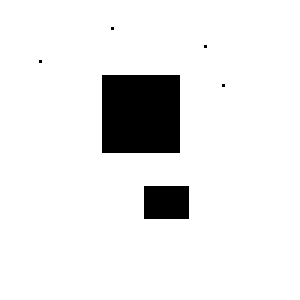
%> input picture practice-4/images/square-noise.bmp, 100 x 100 px (shown 3 times larger)
$ octave task_3.m   (GNU Octave 9; MATLAB toolbox functions it lacks are replaced by stand-ins)
%> lines starting %> are read from the running program, lines starting %| are printed output that depends on the picture; in (x1, y1, x2, y2) boxes, pixels count from 0 and x2, y2 are one past the last pixel; in counts of white or black regions, pixels touching at a corner belong together; the program's own positions count from 1
### practice-4/blobDetector.m
function labelArea = blobDetector(dstImage)
% 检测出dstImage中的每个连通区域（blob），并为每个blob贴上相同的标签；
% 最后根据每个标签计算出对应blob的面积，存到一个一维数组labelArea中。

[height,width,~]=size(dstImage);
label = 0;
for i=2:height
    for j=2:width
        % 如果当前像素为黑色
        if dstImage(i,j)==0
            % 如果该像素点的左上下面都没标签
            if ((dstImage(i,j-1)==0 || dstImage(i,j-1)==255) && ...
                (dstImage(i-1,j)==0 || dstImage(i-1,j)==255) && ...
                (dstImage(i,j+1)==0 || dstImage(i,j+1)==255) && ...
                (dstImage(i+1,j)==0 || dstImage(i+1,j)==255))
                % 则将标签数+1，并赋给该像素点
                label = label + 1;
                dstImage(i,j)=label;

            % 如果该像素点的左边有标签，则将此标签值赋给该像素点
            elseif (dstImage(i,j-1)~=0 && dstImage(i,j-1)~=255)
                dstImage(i,j) = dstImage(i,j-1);

            % 如果该像素点的上面有标签，则将此标签值赋给该像素点
            elseif (dstImage(i-1,j)~=0 && dstImage(i-1,j)~=255)
                dstImage(i,j) = dstImage(i-1,j);

            % 如果该像素点的右边有标签，则将此标签值赋给该像素点
            elseif (dstImage(i,j+1)~=0 && dstImage(i,j+1)~=255)
                dstImage(i,j) = dstImage(i,j+1);

            % 如果该像素点的下面有标签，则将此标签值赋给该像素点
            elseif (dstImage(i+1,j)~=0 && dstImage(i+1,j)~=255)
                dstImage(i,j) = dstImage(i+1,j);
            end
        end
    end
end

for i=height:-1:2
    for j=width:-1:2
        % 如果该像素点有标签
        if (dstImage(i,j)~=0 && dstImage(i,j)~=255)

            % 如果该像素点的左边有标签，则将左边标签赋值给当前像素点
            if (dstImage(i,j-1)~=0 && dstImage(i,j-1)~=0)
                dstImage(i,j)=dstImage(i,j-1);

            % 如果该像素点的上边有标签，则将上边标签赋值给当前像素点
            elseif (dstImage(i-1,j)~=0 && dstImage(i-1,j)~=0)
                dstImage(i,j)=dstImage(i-1,j);

            % 如果该像素点的右边有标签，则将右边标签赋值给当前像素点
            elseif (dstImage(i,j+1)~=0 && dstImage(i,j+1)~=0)
                dstImage(i,j)=dstImage(i,j+1);
            % 如果该像素点的下边有标签，则将下边标签赋值给当前像素点
            elseif (dstImage(i+1,j)~=0 && dstImage(i+1,1)~=0)
                dstImage(i,j)=dstImage(i+1,j);
            end
        end

    end
end

labelArea = zeros(1, 254);

for i=1:height
    for j=1:width
        if (dstImage(i,j)~=0 && dstImage(i,j)~=255)
            pixelVal = dstImage(i,j);
            labelArea(1,pixelVal) = labelArea(1,pixelVal) + 1;
        end
    end
end

end

### practice-4/task_3.m
%% 初始化
close all;
clear;
clc;

%% 读取原图并灰度化处理
srcImage = imread("images/square-noise.bmp");
%> srcImage is the input picture: size 100x100x3 uint8; 91.5% white; 6 black regions (4 under 20 px), largest, box (x1, y1, x2, y2) and area: (34, 25, 60, 51) 676, (48, 62, 63, 73) 165
figure(1); imshow(srcImage); title("1 方块噪声原图");
grayImage = rgb2gray(srcImage);
figure(2); imshow(grayImage); title("2 方块噪声灰度图");

%% 高斯滤波
gaussFiltImage = imgaussfilt(grayImage,0.5);    %0.5：高斯核函数的标准差
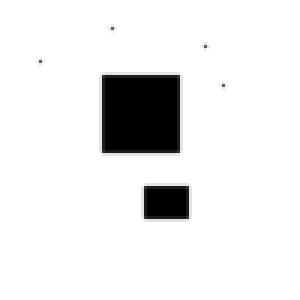
%> gaussFiltImage: size 100x100 uint8 (shown 3 times larger); min 0, max 255, mean 233.5
figure(3); imshow(gaussFiltImage); title("3 方块-高斯滤波效果图");

%% 计算直方图 & 阈值分割
figure(4); imhist(gaussFiltImage); title("4 方块直方图（高斯滤波后）");
%> after `title("4 方块直方图（高斯滤波后）")`:
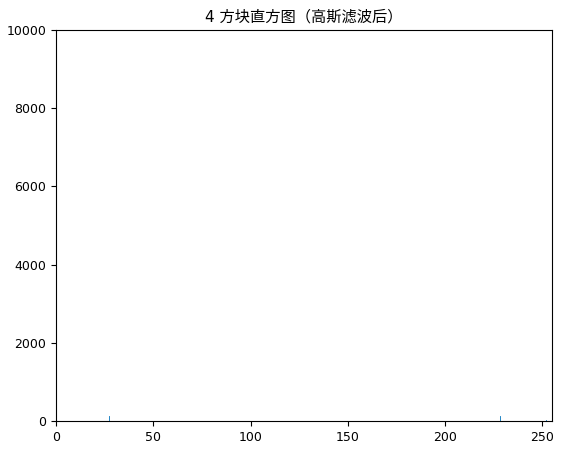
%> figure redrawn from the program's plot data; highest point at x = 255, y = 8959

[height,width,~] = size(gaussFiltImage);
%> height = 100; width = 100
for i=1:height
    for j=1:width
        if (gaussFiltImage(i,j) > 60)
            gaussFiltImage(i,j) = 255;
        else
            gaussFiltImage(i,j) = 0;
        end
    end
end
figure(5); imshow(gaussFiltImage); title("5 方块-阈值分割效果图");

%% 检测blobs并计算其面积
labelArea = blobDetector(gaussFiltImage);
%> after the loop in blobDetector, `for i=2:height`: dstImage: size 100x100 uint8; min 1, max 255, mean 233.7
%> after the loop in blobDetector, `for i=2:height`: label = 2
%> after the loop in blobDetector, `for i=height:-1:2`:
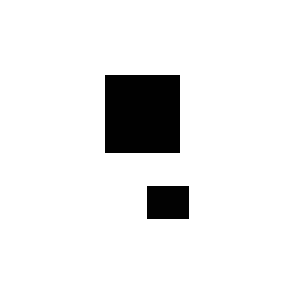
%> dstImage: size 100x100 uint8 (shown 3 times larger); min 1, max 255, mean 234.6
%> after the loop in blobDetector, `for i=1:height`: labelArea = 254 values, max 650 at index 1, min 0 at index 3, mean 3.17; pixelVal = 2

for i=1:size(labelArea,2)
    if labelArea(1,i)~=0
        fprintf("第%d个blob的面积为：%d\n",i,labelArea(1,i));
    end
end
%> this loop made 254 passes
%| 第1个blob的面积为：650
%| 第2个blob的面积为：154

$ run again, with practice-4/images/circles.bmp copied over practice-4/images/square-noise.bmp
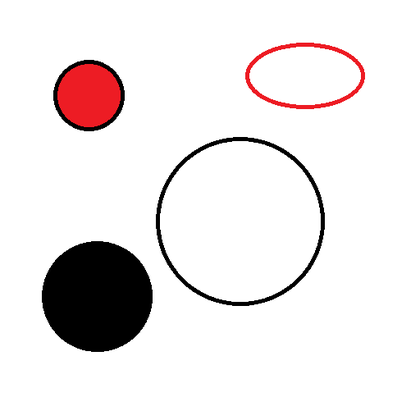
%> input picture practice-4/images/circles.bmp, 420 x 420 px, shrunk from 512 x 512 before the run
%> srcImage is the input picture: size 420x420x3 uint8; mean R, G, B 236.4, 231.2, 231.4
%> after the loop `for i=1:height`:
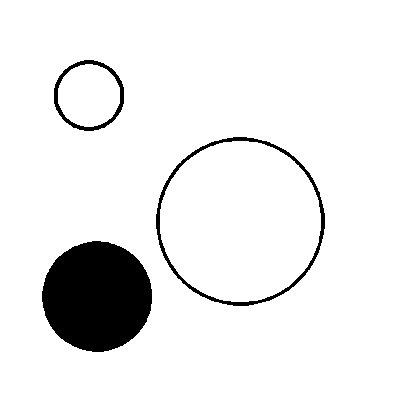
%> gaussFiltImage: size 420x420 uint8; 93.1% white; 3 black regions, box (x1, y1, x2, y2) and area: (42, 241, 152, 352) 9514, (156, 137, 325, 306) 1775, (54, 60, 124, 131) 825
%> after the loop in blobDetector, `for i=2:height`: label = 167
%> after the loop in blobDetector, `for i=height:-1:2`:
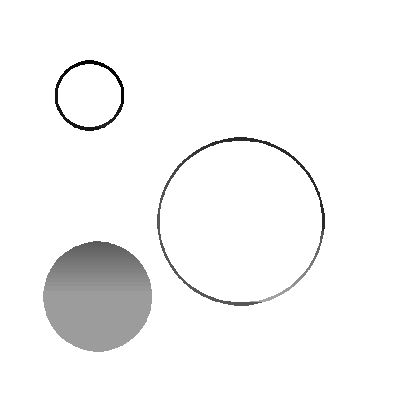
%> dstImage: size 420x420 uint8; min 1, max 255, mean 246.7
%> after the loop in blobDetector, `for i=1:height`: labelArea = 254 values, max 5312 at index 156, min 0 at index 168, mean 45.43; pixelVal = 156
%> the loop `for i=1:size(labelArea,2)` made 254 passes
%| 第1个blob的面积为：9
%| 第2个blob的面积为：17
%| 第3个blob的面积为：23
%| 第4个blob的面积为：189
%| 第5个blob的面积为：11
%> (further printed lines are left out)

$ run again, with practice-4/images/tixing.bmp copied over practice-4/images/square-noise.bmp
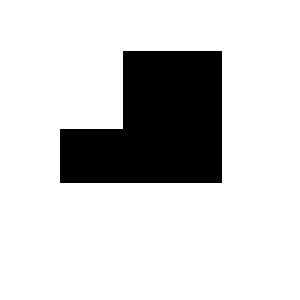
%> input picture practice-4/images/tixing.bmp, 100 x 100 px (shown 3 times larger)
%> srcImage is the input picture: size 100x100x3 uint8; 81.7% white; 1 black region, box (x1, y1, x2, y2) and area: (20, 17, 74, 61) 1830
%> `title("4 方块直方图（高斯滤波后）")`:
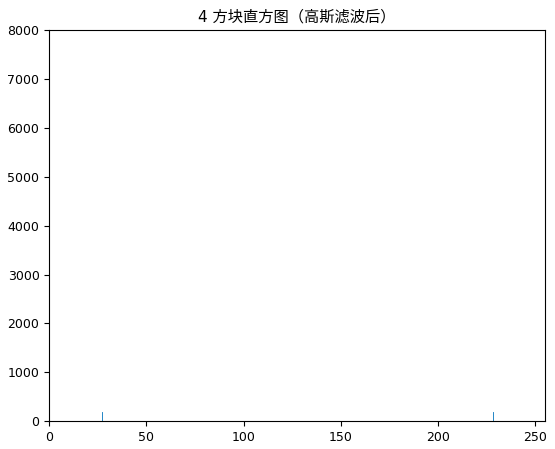
%> figure redrawn from the program's plot data; highest point at x = 255, y = 7970
%> after the loop in blobDetector, `for i=2:height`: label = 2
%> after the loop in blobDetector, `for i=height:-1:2`:
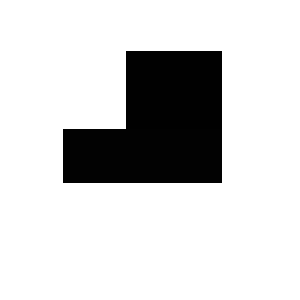
%> dstImage: size 100x100 uint8 (shown 3 times larger); min 1, max 255, mean 209.7
%> after the loop in blobDetector, `for i=1:height`: labelArea = 254 values, max 954 at index 2, min 0 at index 3, mean 7.03; pixelVal = 2
%> the loop `for i=1:size(labelArea,2)` made 254 passes
%| 第1个blob的面积为：832
%| 第2个blob的面积为：954
